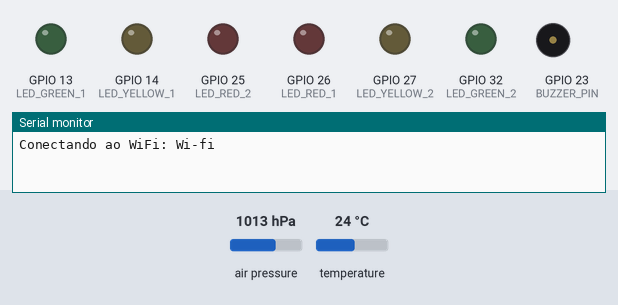
Simulated run of this sketch. Board: ESP32. Parts: output pins drawn as LEDs (lit = HIGH), buzzer (waves = sounding, pin HIGH), the last lines printed to the serial monitor. The test bench sets the inputs (shaded band); at power-on: air pressure 1013 hPa, temperature 24 °C. WiFi joins after 1.5 s; servers stay silent unless stated; no MQTT or app messages arrive unless stated.

Above: at 0.2 s.
At 2.0 s:
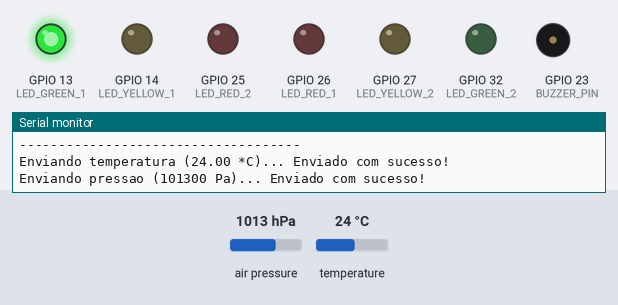
Timing chart, 0 to 3.5 s (numbered marks = the images above):
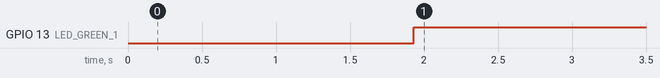

Measured:
- by itself, GPIO 13 (LED_GREEN_1): LOW → HIGH at 1.9 s

The sketch:

projeto-bmp180-BROKER.ino
```cpp
#include <Wire.h>
#include <Adafruit_BMP085.h>

// --- Configurações de Wi-Fi e Adafruit IO ---
#if defined(ESP8266)
  #include <ESP8266WiFi.h>
#elif defined(ESP32)
  #include <WiFi.h>
#endif
#include <Adafruit_MQTT.h>
#include <Adafruit_MQTT_Client.h>

#define WIFI_SSID       "Wi-fi"
#define WIFI_PASS       "Senha"

#define AIO_SERVER      "io.adafruit.com"
#define AIO_SERVERPORT  1883
#define AIO_USERNAME    "Seu Username"
#define AIO_KEY         "Sua Chave"

const int LED_GREEN_1 = 13;
const int LED_GREEN_2 = 32;
const int LED_YELLOW_1 = 14;
const int LED_YELLOW_2 = 27;
const int LED_RED_1 = 26;
const int LED_RED_2 = 25;
const int BUZZER_PIN = 23;
const int POTENTIOMETER_PIN = 34;

// --- Objetos do Sensor e MQTT ---
Adafruit_BMP085 bmp;

WiFiClient client;

Adafruit_MQTT_Client mqtt(&client, AIO_SERVER, AIO_SERVERPORT, AIO_USERNAME, AIO_KEY);

Adafruit_MQTT_Publish temperaturaFeed = Adafruit_MQTT_Publish(&mqtt, AIO_USERNAME "/feeds/sensor-bmp180.temperature");
Adafruit_MQTT_Publish pressaoFeed = Adafruit_MQTT_Publish(&mqtt, AIO_USERNAME "/feeds/sensor-bmp180.pressure");
Adafruit_MQTT_Publish altitudeFeed = Adafruit_MQTT_Publish(&mqtt, AIO_USERNAME "/feeds/sensor-bmp180.altitude");

// --- Funções de Conexão ---
void connectWiFi() {
  Serial.print("Conectando ao WiFi: ");
  Serial.println(WIFI_SSID);

  WiFi.begin(WIFI_SSID, WIFI_PASS);
  while (WiFi.status() != WL_CONNECTED) {
    delay(500);
    Serial.print(".");
  }
  Serial.println();
  Serial.println("WiFi conectado!");
  Serial.print("Endereço IP: ");
  Serial.println(WiFi.localIP());
}

void connectMQTT() {
  int8_t ret;

  if (mqtt.connected()) {
    return;
  }

  Serial.print("Conectando ao Adafruit IO... ");

  uint8_t retries = 3;
  while ((ret = mqtt.connect()) != 0) {
    Serial.println(mqtt.connectErrorString(ret));
    Serial.println("Retentando conexão MQTT...");
    mqtt.disconnect();
    delay(5000);
    retries--;
    if (retries == 0) {
      Serial.println("Falha ao conectar ao Adafruit IO, travando!");
      while (1);
    }
  }
  Serial.println("Adafruit IO conectado!");
}

// --- Configuração dos Pinos ---
void setup() {
  Serial.begin(9600);
  delay(100);
  pinMode(LED_GREEN_1, OUTPUT);
  pinMode(LED_GREEN_2, OUTPUT);
  pinMode(LED_YELLOW_1, OUTPUT);
  pinMode(LED_YELLOW_2, OUTPUT);
  pinMode(LED_RED_1, OUTPUT);
  pinMode(LED_RED_2, OUTPUT);
  pinMode(BUZZER_PIN, OUTPUT);


  connectWiFi(); // Conecta-se ao Wi-Fi
  if (!bmp.begin()) {
    Serial.println("Sensor BMP180 não encontrado. Verifique as conexões!");
    while (1);
  }

  Serial.println("Sensor BMP180 inicializado com sucesso!");
  Serial.println("------------------------------------");
}
// --- API do Código em Lógica ---
void loop() {
  connectMQTT();
  mqtt.processPackets(100);

  float temperature = bmp.readTemperature();
  Serial.print("Temperatura = ");
  Serial.print(temperature);
  Serial.println(" *C");

  long pressure = bmp.readPressure();
  Serial.print("Pressao = ");
  Serial.print(pressure);
  Serial.println(" Pa");

  float altitude = bmp.readAltitude(101325);
  Serial.print("Altitude aproximada = ");
  Serial.print(altitude);
  Serial.println(" metros");

  Serial.println("------------------------------------");


  // --- Lógica dos LEDs baseada na pressão ---
  digitalWrite(LED_GREEN_1, LOW);
  digitalWrite(LED_GREEN_2, LOW);
  digitalWrite(LED_YELLOW_1, LOW);
  digitalWrite(LED_YELLOW_2, LOW);
  digitalWrite(LED_RED_1, LOW);
  digitalWrite(LED_RED_2, LOW);

  if (pressure >= 101300 && pressure < 101500) {
    digitalWrite(LED_GREEN_1, HIGH);
  } else if (pressure >= 101500 && pressure < 102000) {
    digitalWrite(LED_GREEN_1, HIGH);
    digitalWrite(LED_GREEN_2, HIGH);
  } else if (pressure >= 102000 && pressure < 102250) {
    digitalWrite(LED_GREEN_1, HIGH);
    digitalWrite(LED_GREEN_2, HIGH);
    digitalWrite(LED_YELLOW_1, HIGH);
  } else if (pressure >= 102500 && pressure < 102750) {
    digitalWrite(LED_GREEN_1, HIGH);
    digitalWrite(LED_GREEN_2, HIGH);
    digitalWrite(LED_YELLOW_1, HIGH);
    digitalWrite(LED_YELLOW_2, HIGH);
  } else if (pressure >= 102750 && pressure < 103000) {
    digitalWrite(LED_GREEN_1, HIGH);
    digitalWrite(LED_GREEN_2, HIGH);
    digitalWrite(LED_YELLOW_1, HIGH);
    digitalWrite(LED_YELLOW_2, HIGH);
    digitalWrite(LED_RED_1, HIGH);
  } else if (pressure >= 103000 && pressure < 103250) {
    digitalWrite(LED_GREEN_1, HIGH);
    digitalWrite(LED_GREEN_2, HIGH);
    digitalWrite(LED_YELLOW_1, HIGH);
    digitalWrite(LED_YELLOW_2, HIGH);
    digitalWrite(LED_RED_1, HIGH);
    digitalWrite(LED_RED_2, HIGH);
  }


  // --- Buzzer Logic controlled by Potentiometer ---
  if (pressure > 103000) {
    int potValue = analogRead(POTENTIOMETER_PIN);
    int frequency = map(potValue, 0, 4095, 100, 2000);

    Serial.print("Valor do Potenciômetro: ");
    Serial.print(potValue);
    Serial.print(" -> Frequência do Buzzer: ");
    Serial.print(frequency);
    Serial.println(" Hz");

    tone(BUZZER_PIN, frequency);
    delay(200);
    noTone(BUZZER_PIN);
    delay(200);

  } else {
    noTone(BUZZER_PIN);
  }

  // --- Envia os dados para o Adafruit IO ---
  Serial.print("Enviando temperatura (");
  Serial.print(temperature);
  Serial.print(" *C)... ");
  if (! temperaturaFeed.publish(temperature)) {
    Serial.println("Falha ao enviar.");
  } else {
    Serial.println("Enviado com sucesso!");
  }

  Serial.print("Enviando pressao (");
  Serial.print(pressure);
  Serial.print(" Pa)... ");
  if (! pressaoFeed.publish(pressure)) {
    Serial.println("Falha ao enviar.");
  } else {
    Serial.println("Enviado com sucesso!");
  }

  Serial.print("Enviando altitude (");
  Serial.print(altitude);
  Serial.print(" m)... ");
  if (! altitudeFeed.publish(altitude)) {
    Serial.println("Falha ao enviar.");
  } else {
    Serial.println("Enviado com sucesso!");
  }
delay(15000);
}
```
